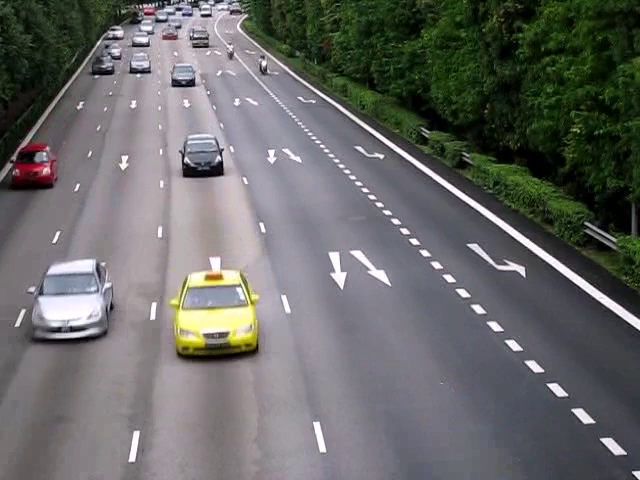
#> input picture frame 30 of videos/traffic.mp4, 640 x 480 px
$ python lucas_kanade_tracker.py
#> lines starting #> are read from the running program, lines starting #| are printed output that depends on the picture; after the words box and inside, x2 and y2 are one past the last pixel; in counts of white or black regions, pixels touching at a corner belong together
### src/utils.py
"""
This module contains functions used to manipulate images in OpenCV and PIL's Image.
"""
import cv2
import numpy as np
from PIL import Image
import numpy as np
import math


def conv2d(image, kernel, padding='same'):
    image_height = image.shape[0]
    image_width = image.shape[1]
    kernel_height = kernel.shape[0]
    kernel_width = kernel.shape[1]
    offset_height = kernel_height // 2
    offset_width = kernel_width // 2
    padded_image = np.zeros(((image_height + offset_height * 2), (image_width + offset_width * 2)))
    output = np.zeros(((image_height + offset_height * 2), (image_width + offset_width * 2)))

    for i in range(image_height):
        for j in range(image_width):
            padded_image[i + offset_height][j + offset_width] = image[i][j]

    for x in range(image_height):
        for y in range(image_width):
            i = x + offset_height
            j = y + offset_width
            pi = padded_image[x:x+kernel_height, y:y+kernel_width]
            output[i][j] = np.sum(np.multiply(pi, kernel))

    return output[offset_height : offset_height + image_height, offset_width : offset_width + image_width]


def gaussWin(N, alpha=2.5):
    gw = np.zeros(N);
    for i in range(N):
        n = i - (N-1.0)/2
        arg = -1.0/2 * ((alpha * n/((N-1.0)/2)) ** 2)
        gw[i] = np.exp(arg)

    gw.shape = (N, 1)
    return gw


def sqr(x):
    return np.sum(np.multiply(x, x))


# [13 lines left out: function gauss, not called in this run]

# [5 lines that do not run on import are left out]

### src/lucas_kanade_tracker.py
import numpy as np
from utils import *
import cv2
from corner_detector import *
from constants import *

def pyramid_reduce(frame):
	sz = frame.shape
	a = 0.375
	ker1d = np.array([[0.25-a/2, 0.25, a, 0.25, 0.25-a/2]])
	kernel = np.kron(ker1d, ker1d.transpose())
	kernel = np.array([[1]])
	kernel = gaussWin(13).dot(gaussWin(13).transpose())
	smoothened_frame = (conv2d(frame, kernel, 'same')).astype(np.float32)
	# [4 lines of commented-out code are left out]
	return smoothened_frame[::2, ::2]

def gen_pyramid(frame, max_level):
	pyr = []
	pyr.append(frame)
	for i in range(max_level - 1):
		pyr.append(pyramid_reduce(pyr[-1]))
	return pyr

def bitmap_to_feature_list(bitmap):
	feature_list = np.zeros((Constant.NUM_FEATURE_TO_TRACK, 1, 2), np.float32)
	sz = bitmap.shape
	c = 0
	for i in range(sz[0]):
		for j in range(sz[1]):
			if bitmap[i][j] != 0:
				feature_list[c] = [i, j]
				c += 1
	print(c)
	return feature_list

def lk_pyr(frame1, frame2, kernel, coordinate):
	frame_height = frame1.shape[0]
	frame_width = frame1.shape[1]
	kernel_size = kernel.shape[0]
	min_img_size = 16
	max_pyr_level = int((np.log2(min(frame_width, frame_height)/min_img_size)))
	max_pyr_level = 3
	# print("max_pyr_level", max_pyr_level)
	pyramid1 = gen_pyramid(frame1, max_pyr_level)
	pyramid2 = gen_pyramid(frame2, max_pyr_level)
	velocity = np.zeros(coordinate.shape, np.float32)
	st = np.ones((coordinate.shape[0]))

	for level in range(max_pyr_level - 1, -1, -1):
		frame1 = pyramid1[level]
		frame2 = pyramid2[level]
		scaled_coordinate = coordinate * 1.0 / pow(2, level)
		scaled_coordinate2 = (coordinate + velocity * 2) / pow(2, level)
		addition_velocity, _ = lk_one_level(frame1, frame2, kernel, scaled_coordinate, scaled_coordinate2)
		velocity = velocity * 2 + addition_velocity
	return coordinate + velocity, st

def lk_one_level(frame1, frame2, kernel, coordinate, coordinate2):
	frame1 = frame1.astype(np.float32)
	frame2 = frame2.astype(np.float32)
	kernel = kernel.astype(np.float32)
	frame_height = frame1.shape[0]
	frame_width = frame1.shape[1]
	kernel_size = kernel.shape[0]
	velocity = np.zeros(coordinate.shape, np.float32)
	st = np.ones((coordinate.shape[0]))

	offset = kernel_size // 2

	for k in range(coordinate.shape[0]):
		i , j = int(coordinate[k, 0, 1]), int(coordinate[k, 0, 0])
		i2, j2 = int(coordinate2[k, 0, 1]), int(coordinate2[k, 0, 0])

		Ix_w = np.zeros_like(kernel)
		Iy_w = np.zeros_like(kernel)
		It_w = np.zeros_like(kernel)

		for x in range(kernel_size):
			for y in range(kernel_size):
				r = i - offset + x
				c = j - offset + y
				r2 = i2 - offset + x
				c2 = j2 - offset + y
				if r >= 0 and c >= 0 and r < frame_height - 1 and c <frame_width - 1:
					Ix_w[x, y] = frame1[r, c + 1] - frame1[r, c]
					Iy_w[x, y] = frame1[r + 1, c] - frame1[r, c]
					It_w[x, y] = frame1[i, j] - frame2[i2, j2]
				else:
					st[k] = 0
					break

		z1 = z2 = z3 = z4 = b1 = b2 = 0
		for i1 in range(kernel_size):
			for j1 in range(kernel_size):
				z1 += Ix_w[i1, j1] * Ix_w[i1, j1] * kernel[i1, j1]
				z2 += Ix_w[i1, j1] * Iy_w[i1, j1] * kernel[i1, j1]
				z3 += Ix_w[i1, j1] * Iy_w[i1, j1] * kernel[i1, j1]
				z4 += Iy_w[i1, j1] * Iy_w[i1, j1] * kernel[i1, j1]
				b1 += It_w[i1, j1] * Ix_w[i1, j1] * kernel[i1, j1]
				b2 += It_w[i1, j1] * Iy_w[i1, j1] * kernel[i1, j1]
		Z = np.array([[z1, z2], [z3, z4]])
		B = np.array([[b1], [b2]])
		# velocity[k, 0, 0] = velocity[k, 0, 0]*2
		# velocity[k, 0, 1] = velocity[k, 0, 1]*2
		try:
			v = np.dot(np.linalg.inv(Z), B)
			velocity[k, 0, 0] = v[0]
			velocity[k, 0, 1] = v[1]
		except np.linalg.linalg.LinAlgError:
			st[k] = 0

		# [7 lines of commented-out code are left out]
	return velocity, st

if __name__ == "__main__":
	cap = cv2.VideoCapture('../videos/traffic.mp4')
	ret, old_frame = cap.read()
#> old_frame is the input picture: shape (480, 640, 3); mean B, G, R 103.4, 104.9, 104.5
	old_gray = cv2.cvtColor(old_frame, cv2.COLOR_BGR2GRAY)
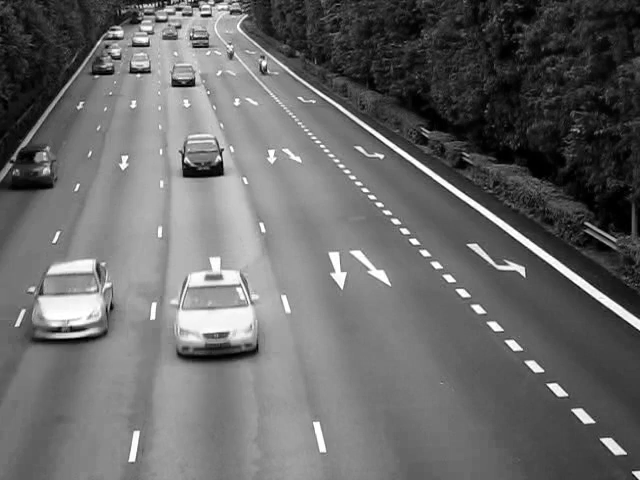
#> old_gray: shape (480, 640); min 0, max 255, mean 104.6
	kernel = gaussWin(13).dot(gaussWin(13).transpose())
	c = 0
	for i in range(kernel.shape[0]):
		for j in range(kernel.shape[0]):
			c += kernel[i, j]
	print(c)
	print(kernel)
	# feature_list = corner_detector(old_gray, 7, 7)
	# p0 = bitmap_to_feature_list(feature_list)
	lk_params = dict( winSize  = (15,15),
                  maxLevel = 2,
                  criteria = (cv2.TERM_CRITERIA_EPS | cv2.TERM_CRITERIA_COUNT, 10, 0.03))
	feature_params = dict( maxCorners = Constant.NUM_FEATURE_TO_TRACK,
                       qualityLevel = 0.3,
                       minDistance = 7,
                       blockSize = 7 )
	p0 = cv2.goodFeaturesToTrack(old_gray, mask = None, **feature_params)
#> p0 = 100 rows, first 8: [169, 2], [219, 158], [186, 160], [211, 2], [192, 36], [141, 7], [193, 84], [173, 84]
	# print("shape", p0.shape)
	color = np.random.randint(0,255,(Constant.NUM_FEATURE_TO_TRACK,3))
	mask = np.zeros_like(old_frame)
	while(1):
	    ret,frame = cap.read()
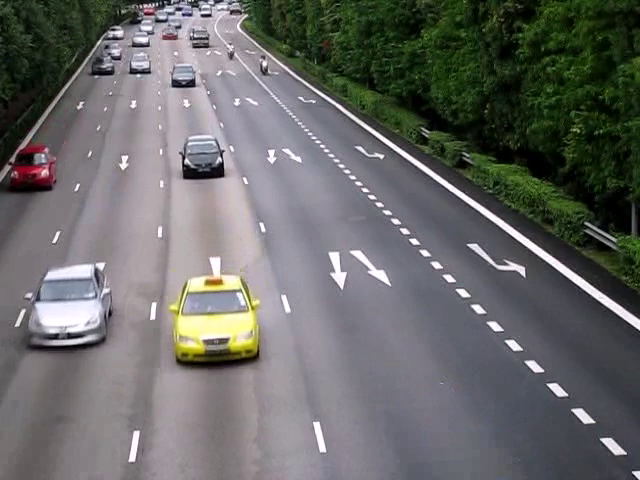
#> input picture frame 31 of videos/traffic.mp4, 640 x 480 px
#> frame is the input picture: shape (480, 640, 3); mean B, G, R 103.5, 105.1, 104.6
	    frame_gray = cv2.cvtColor(frame, cv2.COLOR_BGR2GRAY)
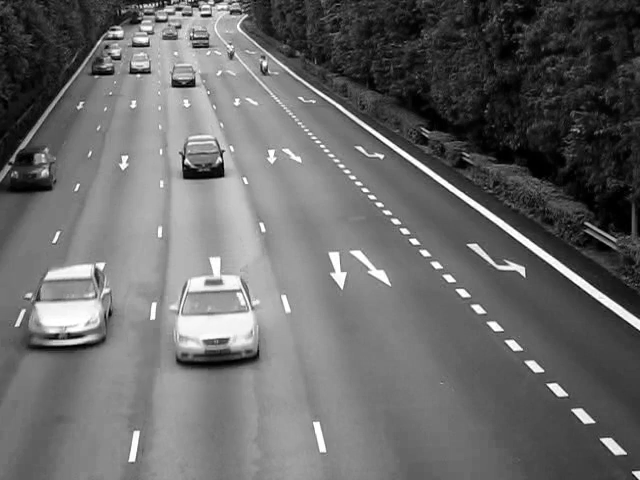
#> frame_gray: shape (480, 640); min 0, max 255, mean 104.7
	    cv2.imwrite("frameee1.jpg", frame_gray)
	    # print(frame_gray.shape)
	    # calculate optical flow
	    # p1, st, err = cv2.calcOpticalFlowPyrLK(old_gray, frame_gray, p0, None, **lk_params)
	    p1, st = lk_pyr(old_gray, frame_gray, kernel, p0)
#> after the loop in gen_pyramid, `for i in range(max_level - 1):`: pyr = 3 items
#> the loop in gen_pyramid (call 2), `for i in range(max_level - 1):` made 2 passes
#> pass 1, in pyramid_reduce (call 3), `smoothened_frame = (conv2d(frame, kernel, 'same')).astype(np.float32)`:
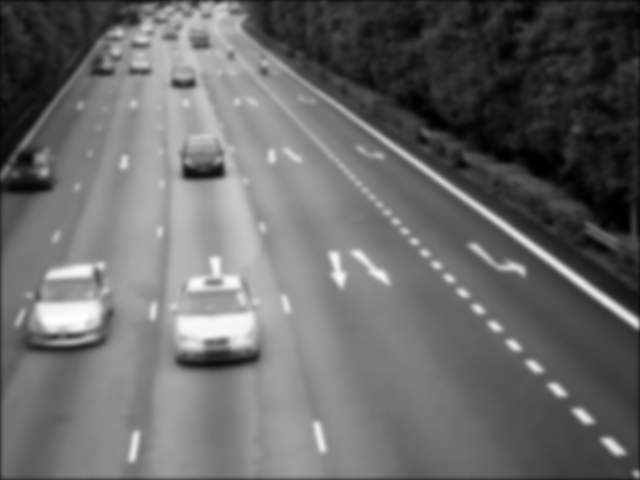
#> smoothened_frame: shape (480, 640) float32; min 2.76, max 9032.4, mean 3723.1; drawn with min black and max white
#> pass 2, in pyramid_reduce (call 4), `smoothened_frame = (conv2d(frame, kernel, 'same')).astype(np.float32)`:
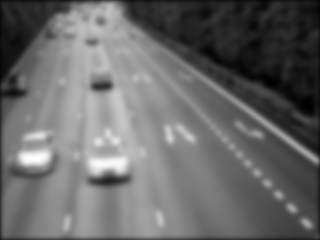
#> smoothened_frame: shape (240, 320) float32; min 2445.9, max 315913.2, mean 131961.1; drawn with min black and max white
#> after the loop in lk_pyr, `for level in range(max_pyr_level - 1, -1, -1):`: velocity = 100 rows, first 8: [-1.18, 1.79], [-0.111, -0.0563], [1.04, 1.03], [-1.41, 2.27], [0.314, 0.364], [-0.0143, -0.01], [1.01, 0.0934], [-0.353, 0.0838]
#> p1 = 100 rows, first 8: [167.8, 3.79], [218.9, 157.9], [187, 161], [209.6, 4.27], [192.3, 36.36], [141, 6.99], [194, 84.09], [172.6, 84.08]; st = 100 values from 1 to 1
	    # break
	    # Select good points
	    good_new = p1[st==1]
#> good_new has the same summary as p1
	    good_old = p0[st==1]
#> good_old has the same summary as p0
	    # draw the tracks
	    for i,(new,old) in enumerate(zip(good_new,good_old)):
	        a,b = new.ravel()
	        c,d = old.ravel()
	        cv2.line(mask, (a,b),(c,d), color[i].tolist(), 2)
	        cv2.circle(frame,(a,b),5,color[i].tolist(),-1)
#> this loop made 100 passes
#> (a, b, c, d) on passes 1 to 12: (167.8, 3.79, 169, 2), (218.9, 157.9, 219, 158), (187, 161, 186, 160), (209.6, 4.27, 211, 2), (192.3, 36.36, 192, 36), (141, 6.99, 141, 7), (194, 84.09, 193, 84), (172.6, 84.08, 173, 84), (634, 473, 634, 473), (146.6, 43.11, 147, 43), (187.3, 2.3, 187, 2), (145.8, 68.9, 148, 68)
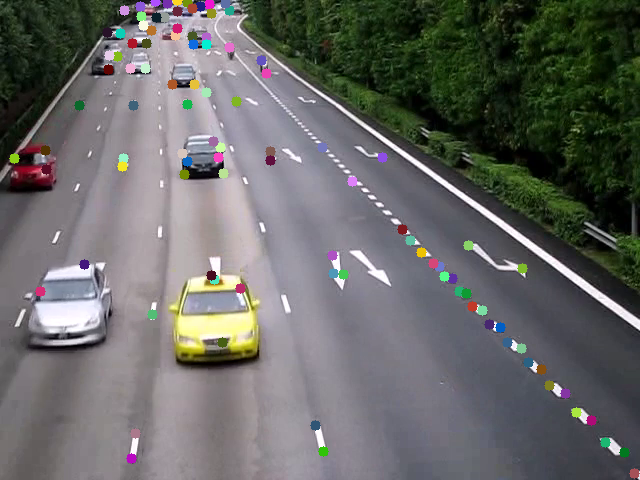
#> frame: shape (480, 640, 3); 2.55% of pixels changed, all inside (x1, y1, x2, y2) = (9, 0, 640, 479)
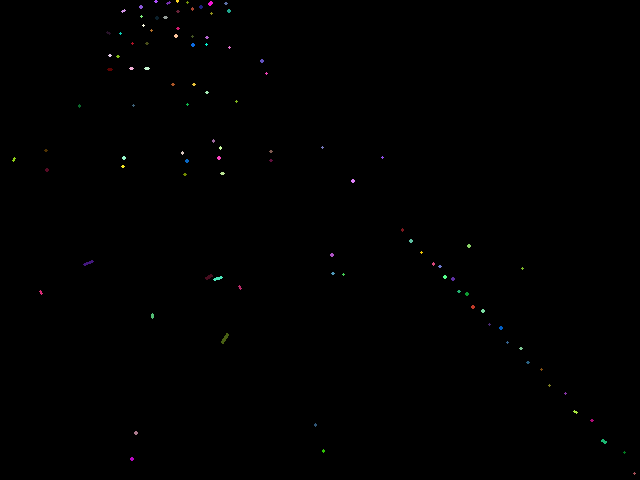
#> mask: shape (480, 640, 3); mean B, G, R 0.4, 0.4, 0.4
	    img = cv2.add(frame,mask)
	    cv2.imshow('frame',img)
	    k = cv2.waitKey(30) & 0xff
#> (key Esc is pressed here)
	    if k == 27:
	        break
	    # Now update the previous frame and previous points
	    old_gray = frame_gray.copy()
	    p0 = good_new.reshape(-1,1,2)
	cv2.destroyAllWindows()
	cap.release()
	# [25 lines of commented-out code are left out]

$ run again, starting later in the video
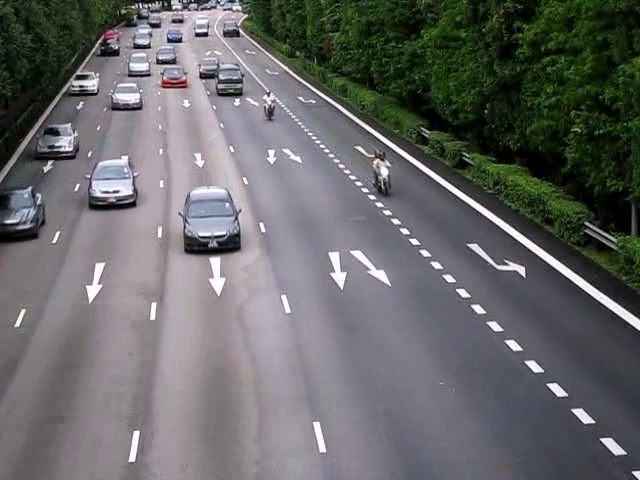
#> input picture frame 135 of videos/traffic.mp4, 640 x 480 px
#> old_frame is the input picture: shape (480, 640, 3); mean B, G, R 103.6, 104, 103
#> p0 = 100 rows, first 8: [169, 40], [267, 94], [179, 39], [149, 6], [142, 5], [158, 61], [174, 6], [207, 32]
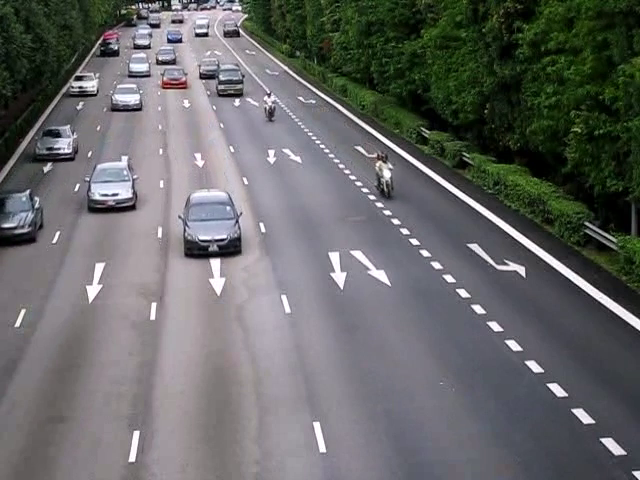
#> input picture frame 136 of videos/traffic.mp4, 640 x 480 px
#> frame is the input picture: shape (480, 640, 3); mean B, G, R 103.6, 104, 103
#> after the loop in gen_pyramid, `for i in range(max_level - 1):`: pyr = 3 items
#> after the loop in lk_pyr, `for level in range(max_pyr_level - 1, -1, -1):`: velocity = 100 rows, first 8: [0.0703, -0.0145], [-0.00976, 0.486], [-0.866, 0.0868], [0.364, 0.589], [-0.922, -0.677], [2.02, 0.308], [0.602, 0.94], [-0.471, 0.305]
#> `p1, st = lk_pyr(old_gray, frame_gray, kernel, p0)`: p1 = 100 rows, first 8: [169.1, 39.99], [267, 94.49], [178.1, 39.09], [149.4, 6.59], [141.1, 4.32], [160, 61.31], [174.6, 6.94], [206.5, 32.3]; st = 100 values from 1 to 1
#> good_new has the same summary as p1
#> good_old has the same summary as p0
#> the loop `for i,(new,old) in enumerate(zip(good_new,good_old)):` made 100 passes
#> (a, b, c, d) on passes 1 to 8: (169.1, 39.99, 169, 40), (267, 94.49, 267, 94), (178.1, 39.09, 179, 39), (149.4, 6.59, 149, 6), (141.1, 4.32, 142, 5), (160, 61.31, 158, 61), (174.6, 6.94, 174, 6), (206.5, 32.3, 207, 32)
#> after the loop `for i,(new,old) in enumerate(zip(good_new,good_old)):`:
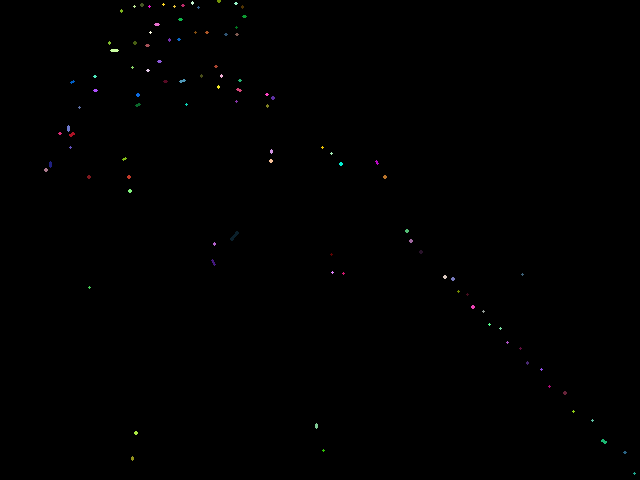
#> mask: shape (480, 640, 3); mean B, G, R 0.4, 0.4, 0.4

$ run again, starting later in the video
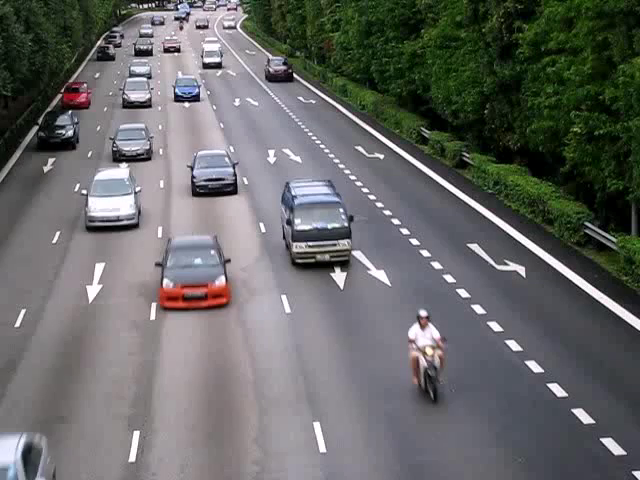
#> input picture frame 240 of videos/traffic.mp4, 640 x 480 px
#> old_frame is the input picture: shape (480, 640, 3); mean B, G, R 102.6, 103.9, 102.9
#> p0 = 100 rows, first 8: [176, 8], [152, 4], [234, 26], [178, 49], [336, 269], [197, 99], [150, 53], [141, 6]
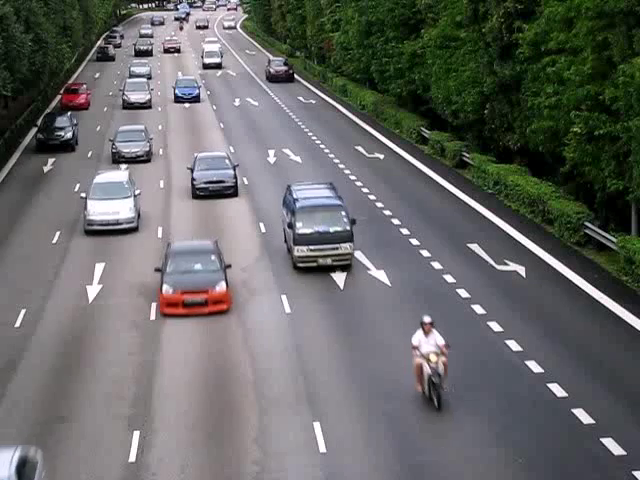
#> input picture frame 241 of videos/traffic.mp4, 640 x 480 px
#> frame is the input picture: shape (480, 640, 3); mean B, G, R 102.5, 103.8, 102.9
#> after the loop in gen_pyramid, `for i in range(max_level - 1):`: pyr = 3 items
#> after the loop in lk_pyr, `for level in range(max_pyr_level - 1, -1, -1):`: velocity = 100 rows, first 8: [0.0393, 0.115], [-3.98, 2.33], [1.35, 0.651], [-0.273, 0.0321], [3.49, 5.2], [-0.0906, -0.00685], [1.13, 0.012], [0.0419, 0.0202]
#> `p1, st = lk_pyr(old_gray, frame_gray, kernel, p0)`: p1 = 100 rows, first 8: [176, 8.12], [148, 6.33], [235.3, 26.65], [177.7, 49.03], [339.5, 274.2], [196.9, 98.99], [151.1, 53.01], [141, 6.02]; st = 100 values from 1 to 1
#> good_new has the same summary as p1
#> good_old has the same summary as p0
#> the loop `for i,(new,old) in enumerate(zip(good_new,good_old)):` made 100 passes
#> (a, b, c, d) on passes 1 to 8: (176, 8.12, 176, 8), (148, 6.33, 152, 4), (235.3, 26.65, 234, 26), (177.7, 49.03, 178, 49), (339.5, 274.2, 336, 269), (196.9, 98.99, 197, 99), (151.1, 53.01, 150, 53), (141, 6.02, 141, 6)
#> after the loop `for i,(new,old) in enumerate(zip(good_new,good_old)):`:
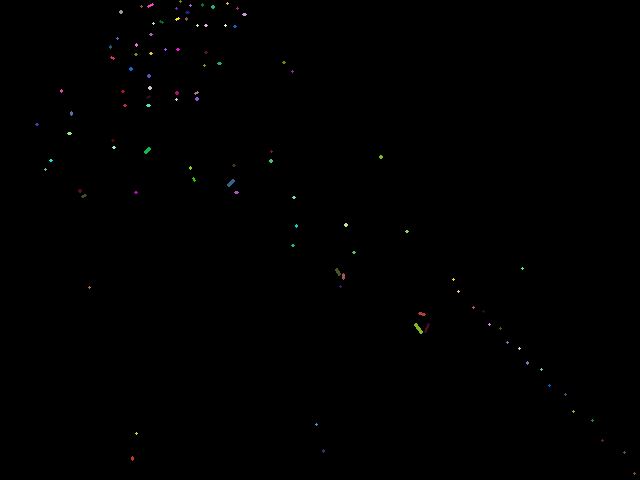
#> mask: shape (480, 640, 3); mean B, G, R 0.3, 0.4, 0.4
